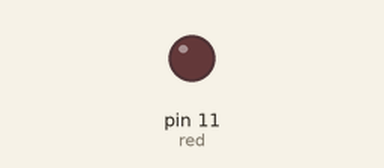
The sketch below on a simulated Arduino Uno, built with avr-gcc and run on an emulated ATmega328P. On the bench: output pins drawn as LEDs (lit = HIGH).

Above: at 2.5 s.
At 7.2 s:
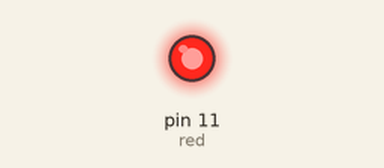
Timing chart, 0 to 10.4 s (numbered marks = the images above):
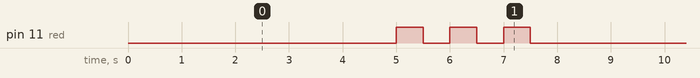

Measured:
- by itself, pin 11 (red): repeats every 8.0 s: 2 × (LOW 0.50 s, HIGH 0.50 s), LOW 5.5 s, HIGH 0.50 s
- by itself, everything shown: repeats every 8.0 s, in 6 steps

The sketch:

forloop.ino
```cpp
int red=11;
int blue=10;
int wt=500;

int rednum=3;
int bluenum=5;

int j;

void setup() {
  pinMode(red,OUTPUT);
  pinMode(red,OUTPUT);

}

void loop() {

  for (j=1;j<=bluenum;j=j+1){
    digitalWrite(blue,HIGH);
    delay(wt);
    digitalWrite(blue,LOW);
    delay(wt);
  }
  for (j=1;j<=rednum;j=j+1){
    digitalWrite(red,HIGH);
    delay(wt);
    digitalWrite(red,LOW);
    delay(wt);
  }
}
```
